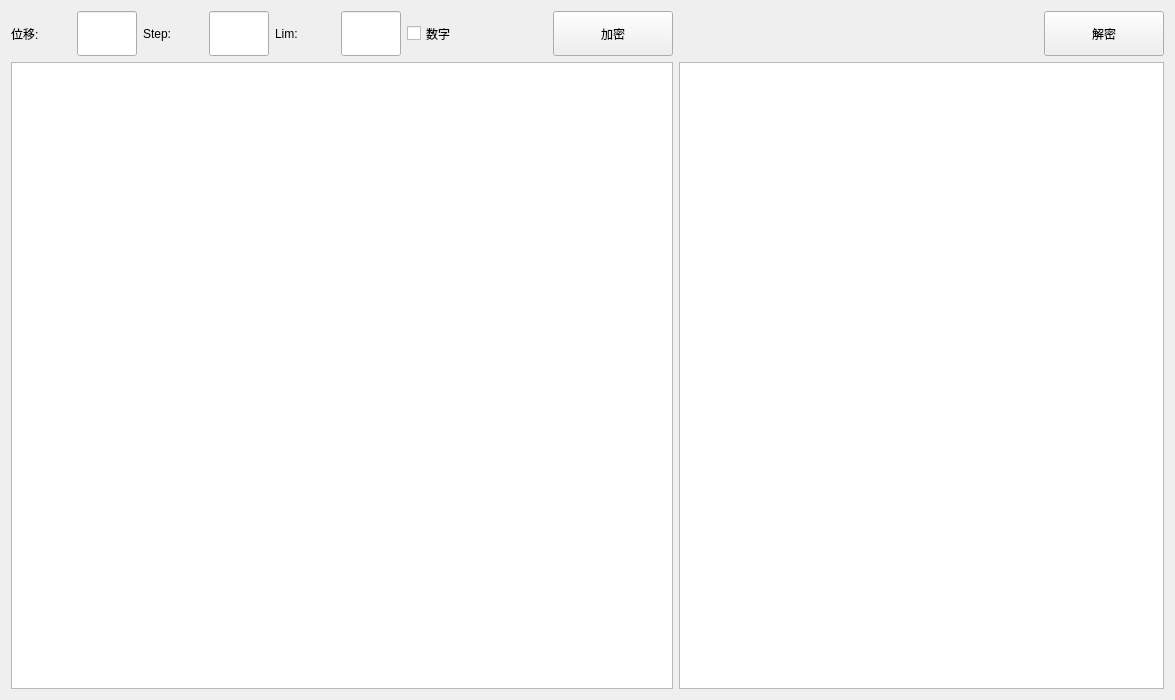
<?xml version="1.0" encoding="UTF-8"?>
<ui version="4.0">
 <class>Form</class>
 <widget class="QWidget" name="Form">
  <property name="geometry">
   <rect>
    <x>0</x>
    <y>0</y>
    <width>1175</width>
    <height>700</height>
   </rect>
  </property>
  <property name="windowTitle">
   <string>Form</string>
  </property>
  <layout class="QHBoxLayout" name="horizontalLayout_3">
   <item>
    <layout class="QVBoxLayout" name="verticalLayout">
     <item>
      <layout class="QHBoxLayout" name="horizontalLayout">
       <item>
        <widget class="QLabel" name="CaesarDispTips">
         <property name="minimumSize">
          <size>
           <width>60</width>
           <height>45</height>
          </size>
         </property>
         <property name="maximumSize">
          <size>
           <width>60</width>
           <height>45</height>
          </size>
         </property>
         <property name="text">
          <string>位移:</string>
         </property>
        </widget>
       </item>
       <item>
        <widget class="QLineEdit" name="CaesarDispBox">
         <property name="minimumSize">
          <size>
           <width>60</width>
           <height>45</height>
          </size>
         </property>
         <property name="maximumSize">
          <size>
           <width>60</width>
           <height>45</height>
          </size>
         </property>
        </widget>
       </item>
       <item>
        <widget class="QLabel" name="CaesarStepTips">
         <property name="minimumSize">
          <size>
           <width>60</width>
           <height>45</height>
          </size>
         </property>
         <property name="maximumSize">
          <size>
           <width>60</width>
           <height>45</height>
          </size>
         </property>
         <property name="text">
          <string>Step:</string>
         </property>
        </widget>
       </item>
       <item>
        <widget class="QLineEdit" name="CaesarStepBox">
         <property name="minimumSize">
          <size>
           <width>60</width>
           <height>45</height>
          </size>
         </property>
         <property name="maximumSize">
          <size>
           <width>60</width>
           <height>45</height>
          </size>
         </property>
        </widget>
       </item>
       <item>
        <widget class="QLabel" name="CaesarLimitTips">
         <property name="minimumSize">
          <size>
           <width>60</width>
           <height>45</height>
          </size>
         </property>
         <property name="maximumSize">
          <size>
           <width>60</width>
           <height>45</height>
          </size>
         </property>
         <property name="text">
          <string>Lim:</string>
         </property>
        </widget>
       </item>
       <item>
        <widget class="QLineEdit" name="CaesarLimitBox">
         <property name="minimumSize">
          <size>
           <width>60</width>
           <height>45</height>
          </size>
         </property>
         <property name="maximumSize">
          <size>
           <width>60</width>
           <height>45</height>
          </size>
         </property>
        </widget>
       </item>
       <item>
        <widget class="QCheckBox" name="CaesarDigitCheckBox">
         <property name="minimumSize">
          <size>
           <width>100</width>
           <height>45</height>
          </size>
         </property>
         <property name="maximumSize">
          <size>
           <width>100</width>
           <height>45</height>
          </size>
         </property>
         <property name="text">
          <string>数字</string>
         </property>
        </widget>
       </item>
       <item>
        <spacer name="horizontalSpacer">
         <property name="orientation">
          <enum>Qt::Horizontal</enum>
         </property>
         <property name="sizeHint" stdset="0">
          <size>
           <width>40</width>
           <height>20</height>
          </size>
         </property>
        </spacer>
       </item>
       <item>
        <widget class="QPushButton" name="CaesarEncryptButton">
         <property name="minimumSize">
          <size>
           <width>120</width>
           <height>45</height>
          </size>
         </property>
         <property name="maximumSize">
          <size>
           <width>120</width>
           <height>45</height>
          </size>
         </property>
         <property name="text">
          <string>加密</string>
         </property>
        </widget>
       </item>
      </layout>
     </item>
     <item>
      <widget class="QTextEdit" name="CaesarTextBox"/>
     </item>
    </layout>
   </item>
   <item>
    <layout class="QVBoxLayout" name="verticalLayout_2">
     <item>
      <layout class="QHBoxLayout" name="horizontalLayout_2">
       <item>
        <spacer name="horizontalSpacer_2">
         <property name="orientation">
          <enum>Qt::Horizontal</enum>
         </property>
         <property name="sizeHint" stdset="0">
          <size>
           <width>40</width>
           <height>20</height>
          </size>
         </property>
        </spacer>
       </item>
       <item>
        <widget class="QPushButton" name="CaesarDecryptButton">
         <property name="minimumSize">
          <size>
           <width>120</width>
           <height>45</height>
          </size>
         </property>
         <property name="maximumSize">
          <size>
           <width>120</width>
           <height>45</height>
          </size>
         </property>
         <property name="text">
          <string>解密</string>
         </property>
        </widget>
       </item>
      </layout>
     </item>
     <item>
      <widget class="QTextEdit" name="CaesarCipherBox"/>
     </item>
    </layout>
   </item>
  </layout>
 </widget>
 <resources/>
 <connections/>
</ui>
